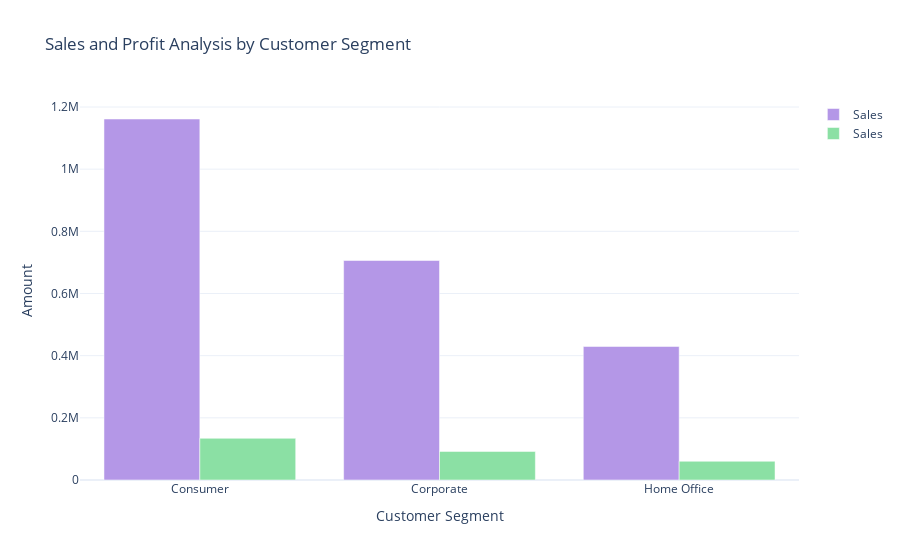

The notebook cell saved with this chart:
### Code cell
color_palette = colors.qualitative.Pastel
fig = go.Figure()
fig.add_trace(go.Bar(x = sales_profit_by_segment['Segment'],
                     y = sales_profit_by_segment['Sales'],
                     name = 'Sales',
                     marker_color = color_palette[9]))
fig.add_trace(go.Bar(x = sales_profit_by_segment['Segment'],
                     y = sales_profit_by_segment['Profit'],
                     name = 'Sales',
                     marker_color = color_palette[8]))
fig.update_layout(title = 'Sales and Profit Analysis by Customer Segment' , 
                  xaxis_title = 'Customer Segment',
                  yaxis_title = 'Amount')
fig.show()

### Figure 1 — Plotly figure (JSON) as saved in the notebook; plotly's stock layout.template omitted (floating-point values rounded to 4 significant figures)
{"data": [{"marker": {"color": "rgb(180, 151, 231)"}, "name": "Sales", "type": "bar", "x": ["Consumer", "Corporate", "Home Office"], "y": [1161000.0, 706100.0, 429700.0]}, {"marker": {"color": "rgb(139, 224, 164)"}, "name": "Sales", "type": "bar", "x": ["Consumer", "Corporate", "Home Office"], "y": [134100.0, 91980.0, 60300.0]}], "layout": {"autosize": true, "title": {"text": "Sales and Profit Analysis by Customer Segment"}, "xaxis": {"autorange": true, "range": [-0.5, 2.5], "title": {"text": "Customer Segment"}, "type": "category"}, "yaxis": {"autorange": true, "range": [0, 1223000.0], "title": {"text": "Amount"}, "type": "linear"}}}
